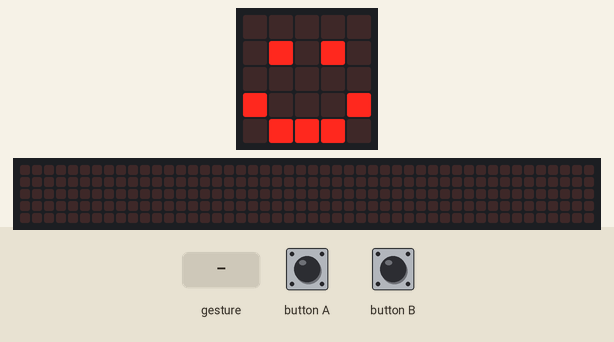
A program run on a simulated BBC micro:bit running MicroPython. Shown: the board's 5×5 LED display, a strip that is not on the board, showing the scrolling text unrolled. The test bench sets the inputs (shaded band). Random numbers come from a fixed seed; a tilt is held for 1.5 s and a shake lasts 1 s, then the board lies face up again; the 48×5 strip is a reading aid, not a part: it shows the text the display is scrolling, unrolled, one strip-width of it at a time.

Above: at 1.2 s.
1.3 s: button A pressed for 0.15 s
At 1.37 s:
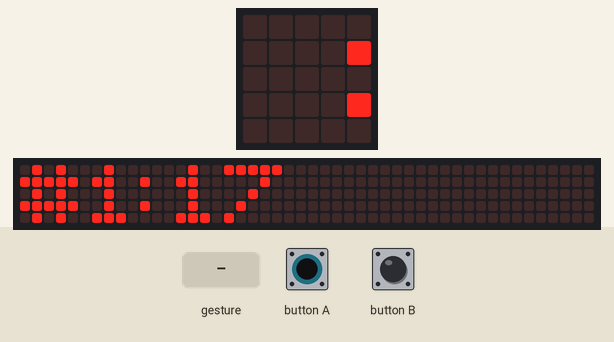
2.0 s: gesture 'shake'
5.0 s: button B pressed for 0.15 s
At 5.43 s:
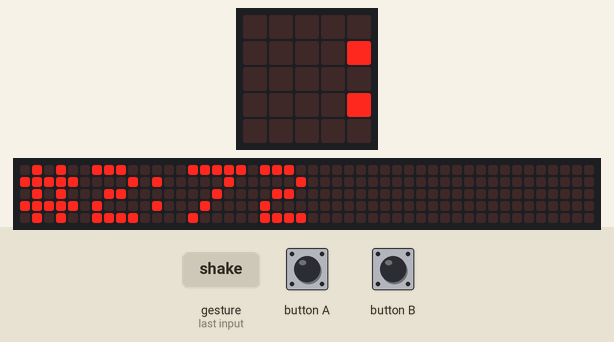
8.7 s: button A pressed for 1 s
At 14.9 s:
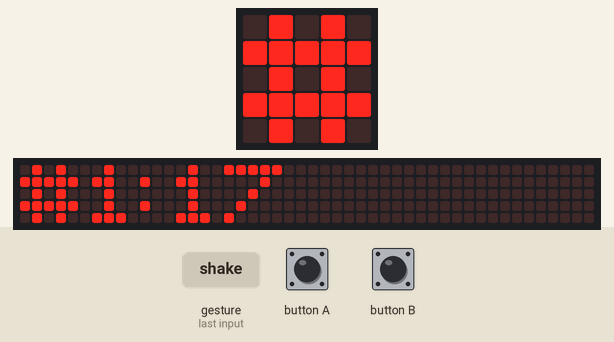

The program:

main.py
```python
"""
Created by: Jayden Okafor
Created on: Mar 2026
This program generates two random numbers, lets the user view them when either "A" or "B" is clicked, and compares them when the micro:bit is shaken.
"""

from microbit import *
import random

# show happy face
display.show(Image.HAPPY)

# variables
number1 = None
number2 = None

# reassign variables
number1 = random.randint(0, 99)
number2 = random.randint(0, 99)

while True:
    # when the "A" button is pressed
    if button_a.was_pressed():
        display.clear()
        display.scroll("#1:" + str(number1))
        display.show(Image.HAPPY)

    # when the "B" button is pressed
    if button_b.was_pressed():
        display.clear()
        display.scroll("#2:" + str(number2))
        display.show(Image.HAPPY)

    # when the microbit is shaked
    if accelerometer.was_gesture("shake"):
        display.clear()
        if number1 < number2:
            display.scroll(str(number1) + "<" + str(number2))
        else:
            display.scroll(str(number1) + ">" + str(number2))
        display.show(Image.HAPPY)
```

Measured:
- after the input at 1.3 s, the display: changes at once (image 1)
